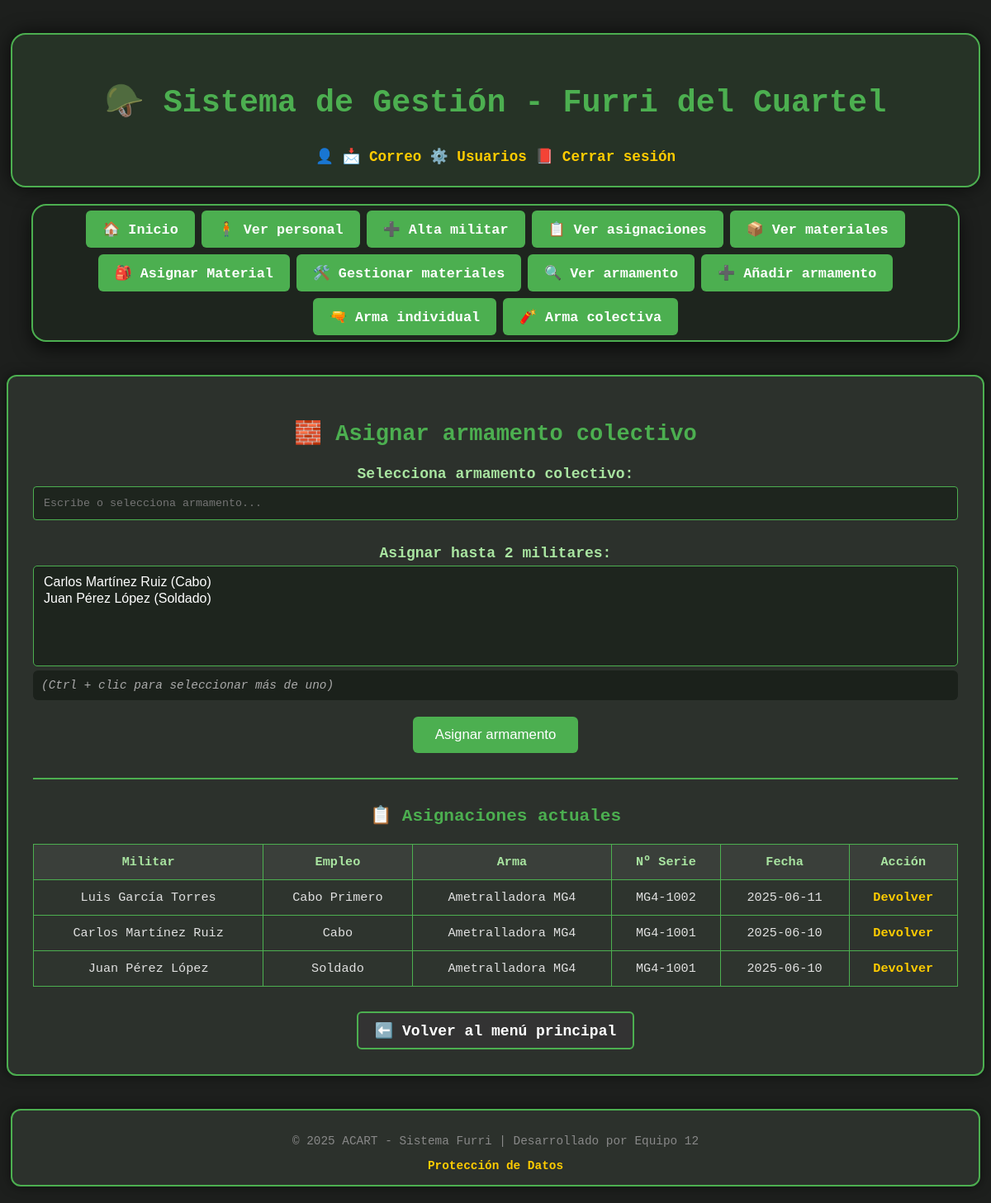
Screenshot of /asignar_arma_colectiva.php (signed in) with the database file from the repository.
### tables this page shows
CREATE TABLE ASIGNACION_COLECTIVO (
    id_armamento INT,
    id_personal INT,
    fecha_asignacion DATE NOT NULL,
    PRIMARY KEY (id_armamento, id_personal),
    FOREIGN KEY (id_armamento) REFERENCES ARMAMENTO_COLECTIVO(id_armamento),
    FOREIGN KEY (id_personal) REFERENCES PERSONAS(id_personal)
);

CREATE TABLE PERSONAS (
    id_personal INT AUTO_INCREMENT PRIMARY KEY,
    nombre VARCHAR(50) NOT NULL,
    apellidos VARCHAR(150) NOT NULL,
    dni VARCHAR(15) UNIQUE NOT NULL,
    empleo_id INT,
    activo BOOLEAN DEFAULT TRUE,
    FOREIGN KEY (empleo_id) REFERENCES EMPLEOS(id_empleo)
);

CREATE TABLE EMPLEOS (
    id_empleo INT AUTO_INCREMENT PRIMARY KEY,
    nombre_empleo VARCHAR(50) NOT NULL
);

CREATE TABLE ARMAMENTO_COLECTIVO (
    id_armamento INT AUTO_INCREMENT PRIMARY KEY,
    nombre VARCHAR(50) NOT NULL,
    numero_serie VARCHAR(100) UNIQUE,
    estado ENUM('operativo', 'inoperativo', 'escalón') DEFAULT 'operativo',
    asignado_a VARCHAR(100)
);

### asignar_arma_colectiva.php (the view, shortened to what this page needs)
<?php
include 'header.php';
include 'conexion.php';
$pagina = isset($_GET['pagina']) ? max(1, intval($_GET['pagina'])) : 1;
$por_pagina = 10;
$offset = ($pagina - 1) * $por_pagina;
$militares = $conexion->query("
    SELECT p.id_personal, CONCAT(p.nombre, ' ', p.apellidos) AS nombre_completo, e.nombre_empleo
    FROM PERSONAS p
    JOIN EMPLEOS e ON p.empleo_id = e.id_empleo
    WHERE p.activo = 1 AND e.nombre_empleo IN ('Soldado', 'Cabo')
    ORDER BY p.apellidos ASC, p.nombre ASC
")->fetch_all(MYSQLI_ASSOC);
$asignaciones = $conexion->query("
    SELECT ac.id_armamento, ac.id_personal, ac.fecha_asignacion,
           p.nombre, p.apellidos, e.nombre_empleo,
           a.nombre AS arma, a.numero_serie
    FROM ASIGNACION_COLECTIVO ac
    JOIN PERSONAS p ON ac.id_personal = p.id_personal
    JOIN EMPLEOS e ON p.empleo_id = e.id_empleo
    JOIN ARMAMENTO_COLECTIVO a ON ac.id_armamento = a.id_armamento
    ORDER BY p.apellidos ASC, p.nombre ASC
    LIMIT $por_pagina OFFSET $offset
")->fetch_all(MYSQLI_ASSOC);
?>
<!DOCTYPE html>
<html lang="es">
<head>
    <link rel="stylesheet" href="estilo.css">
</head>
<body>
<?php include 'nav.php'; ?>
<main class="contenedor">
    <h2>🧱 Asignar armamento colectivo</h2>
    <form method="POST">
        <label>Selecciona armamento colectivo:</label>
        <input list="lista-armamento" name="id_armamento" class="combo-estilo" required placeholder="Escribe o selecciona armamento...">
        <label>Asignar hasta 2 militares:</label>
        <select name="id_personal[]" multiple size="5" required>
            <?php foreach ($militares as $m): ?>
                <option value="<?= $m['id_personal'] ?>">
                </option>
            <?php endforeach; ?>
        </select>
        <p style="font-size: 0.9rem; color: #aaa; text-align: left;">(Ctrl + clic para seleccionar más de uno)</p>
        <input type="submit" value="Asignar armamento">
    </form>
    <hr>
    <h3>📋 Asignaciones actuales</h3>
    <?php if (count($asignaciones) > 0): ?>
        <table>
    <tr>
        <th>Militar</th>
        <th>Empleo</th>
        <th>Arma</th>
        <th>Nº Serie</th>
        <th>Fecha</th>
        <th>Acción</th>
    </tr>
<?php foreach ($asignaciones as $as): ?>
    <tr>
        <td><?= htmlspecialchars($as['nombre'] . ' ' . $as['apellidos']) ?></td>
        <td><?= htmlspecialchars($as['nombre_empleo']) ?></td>
        <td><?= htmlspecialchars($as['arma']) ?></td>
        <td><?= htmlspecialchars($as['numero_serie']) ?></td>
        <td><?= $as['fecha_asignacion'] ?></td>
        <td>
            <a href="?devolver=<?= $as['id_personal'] ?>&arma=<?= $as['id_armamento'] ?>" onclick="return confirm('¿Confirmar devolución?')">Devolver</a>
        </td>
    </tr>
<?php endforeach; ?>
        </table>
    <?php else: ?>
        <p>No hay asignaciones activas.</p>
    <?php endif; ?>
    <div style="text-align: center; margin-top: 30px;">
        <a href="index.php" class="boton-volver">⬅️ Volver al menú principal</a>
    </div>
</main>
<?php include 'footer.php'; ?>
</body>
</html>

### header.php (shortened to what this page needs)
<header>
    <div class="header-content">
        <div class="titulo">
            <h2>🪖 Sistema de Gestión - Furri del Cuartel</h2>
        </div>
        <?php if (isset($_SESSION['usuario'])): ?>
            <div class="acciones-usuario">
                <span>👤 <?= ucfirst(htmlspecialchars($_SESSION['usuario'])) ?></span>
                <a href="enviar_mensaje.php">📩 Correo</a>
                <?php if ($_SESSION['rol'] === 'admin'): ?>
                    <a href="admin_usuarios.php">⚙️ Usuarios</a>
                <?php endif; ?>
                <a href="index.php?logout=1">📕 Cerrar sesión</a>
            </div>
        <?php endif; ?>
    </div>
</header>

### nav.php (shortened to what this page needs)
<nav>
    <ul class="nav-links">
        <li><a href="index.php">🏠 Inicio</a></li>
            <li><a href="ver_personal.php">🧍 Ver personal</a></li>
<?php if (isset($_SESSION['rol']) && in_array($_SESSION['rol'], ['admin', 'oficina'])): ?>
    <li><a href="alta_militar.php">➕ Alta militar</a></li>
<?php endif; ?>
        <li><a href="ver_asignaciones.php">📋 Ver asignaciones</a></li>
        <li><a href="ver_materiales.php">📦 Ver materiales</a></li>
<?php if (isset($_SESSION['rol']) && in_array($_SESSION['rol'], ['admin', 'furriel'])): ?>
    <li><a href="asignar_material.php">🎒 Asignar Material</a></li>
    <li><a href="gestionar_materiales.php">🛠️ Gestionar materiales</a></li>
<?php endif; ?>
        <li><a href="ver_armamento.php">🔍 Ver armamento</a></li>
<?php if (isset($_SESSION['rol']) && in_array($_SESSION['rol'], ['admin', 'armero'])): ?>
    <li><a href="añadir_armamento.php">➕ Añadir armamento</a></li>
    <li><a href="asignar_arma_individual.php">🔫 Arma individual</a></li>
    <li><a href="asignar_arma_colectiva.php">🧨 Arma colectiva</a></li>
<?php endif; ?>
    </ul>
</nav>

### footer.php
<footer>
    <p>© 2025 ACART - Sistema Furri | Desarrollado por Equipo 12</p>
    <a href="proteccion_datos.php">Protección de Datos</a>
</footer>

### estilo.css (style rules this page uses)
body { background-color: #1d1f1d; color: #e0e0e0; font-family: 'Courier New', monospace; margin: 0; padding: 0; }
h2, h3 { color: #4caf50; text-align: center; }
header, nav, .contenedor, .flex-wrapper, footer { max-width: 1100px; margin-left: auto; margin-right: auto; }
header { margin-top: 40px; margin-bottom: 20px; padding: 25px; background-color: #263326; color: #a9e5a1; border: 2px solid #4caf50; border-radius: 18px; text-align: center; box-shadow: 0 0 22px #000000aa; }
nav { margin-top: 0; margin-bottom: 40px; padding: 6px 0; background-color: #1e251e; border: 2px solid #4caf50; border-radius: 18px; box-shadow: 0 8px 22px #000000aa; }
.nav-links { list-style: none; display: flex; flex-wrap: wrap; justify-content: center; gap: 8px; margin: 0; padding: 0; }
.nav-links li a { background-color: #4caf50; color: white; font-size: 0.9rem; padding: 6px 12px; border-radius: 6px; text-decoration: none; font-weight: bold; font-family: monospace; white-space: nowrap; transition: background-color 0.3s; display: inline-block; }
footer { margin-top: 40px; margin-bottom: 20px; padding: 15px 25px; background-color: #2c312c; color: #888; border: 2px solid #4caf50; border-radius: 12px; box-shadow: 0 0 14px #00000080; text-align: center; font-size: 0.9rem; }
.contenedor { margin-top: 0; margin-bottom: 40px; padding: 30px; background-color: #2c312c; border: 2px solid #4caf50; border-radius: 12px; text-align: center; box-shadow: 0 0 14px #00000080; }
.boton-volver { display: inline-block; padding: 10px 20px; background-color: #333; color: #fff; border: 2px solid #4caf50; border-radius: 6px; text-decoration: none; font-weight: bold; transition: background-color 0.3s, border-color 0.3s; }
form { max-width: 100%; margin: 0 auto; }
label, form label { display: block; margin: 10px 0 5px; color: #a9e5a1; font-weight: bold; }
input[type="text"], input[type="password"], input[type="email"], input[type="number"], select, textarea { width: 100%; padding: 10px; margin-bottom: 15px; border-radius: 5px; border: 1px solid #4caf50; background-color: #1e251e; color: white; font-size: 1rem; box-sizing: border-box; }
input[list].combo-estilo { width: 100%; padding: 12px; border: 1px solid #4CAF50; background-color: #1e251e; color: #ffffff; font-family: 'Courier New', monospace; border-radius: 4px; margin-bottom: 20px; box-sizing: border-box; }
input[type="submit"] { width: auto; min-width: 180px; padding: 10px 22px; margin: 20px auto 10px; display: block; background-color: #4caf50; border: none; color: white; font-size: 1rem; border-radius: 6px; cursor: pointer; transition: background-color 0.3s; text-align: center; }
table { width: 100%; border-collapse: collapse; margin-top: 10px; background-color: #2e342e; }
th, td { padding: 10px; border: 1px solid #4caf50; text-align: center; }
th { background-color: #3a3f3a; color: #a9e5a1; }
a { color: #ffcc00; text-decoration: none; font-weight: bold; }
p[style] { padding: 10px; border-radius: 6px; font-family: monospace; background-color: #1b211b; margin-bottom: 15px; }
p[style*="font-size: 0.9rem"] { margin-top: -10px; margin-bottom: 20px; font-style: italic; }
select[multiple] { height: auto; min-height: 120px; }
hr { border: 1px solid #4caf50; margin: 30px 0; }
@media (min-width: 1200px) { body { font-size: 18px; } }
@media (min-width: 1200px) { .titulo { font-size: 1.5rem; } }
@media (min-width: 1200px) { .nav-links li a { font-size: 1.05rem; padding: 10px 16px; } }
@media (min-width: 1200px) { .acciones-usuario { font-size: 1.1rem; } }
@media (min-width: 1200px) { .titulo { font-size: 1.6rem; } }
@media (min-width: 1200px) { .nav-links li a { font-size: 1.05rem; padding: 12px 20px; } }
@media (min-width: 1200px) { header, nav, .contenedor, .flex-wrapper, footer { max-width: 1300px; width: calc(100% - 80px); } }
@media (min-width: 1200px) { table { font-size: 0.95rem; } }
@media (min-width: 1200px) { th, td { padding: 12px; } }
@media (min-width: 1200px) { input[type="submit"] { min-width: 200px; padding: 12px 26px; font-size: 1.05rem; } }

### rows the page displays
asignacion_colectivo: id_personal.apellidos "Luis García Torres", empleos.nombre_empleo "Cabo Primero", id_armamento.nombre "Ametralladora MG4", id_armamento.numero_serie "MG4-1002", fecha_asignacion "2025-06-11"
asignacion_colectivo: id_personal.apellidos "Carlos Martínez Ruiz", empleos.nombre_empleo "Cabo", id_armamento.nombre "Ametralladora MG4", id_armamento.numero_serie "MG4-1001", fecha_asignacion "2025-06-10"
asignacion_colectivo: id_personal.apellidos "Juan Pérez López", empleos.nombre_empleo "Soldado", id_armamento.nombre "Ametralladora MG4", id_armamento.numero_serie "MG4-1001", fecha_asignacion "2025-06-10"
